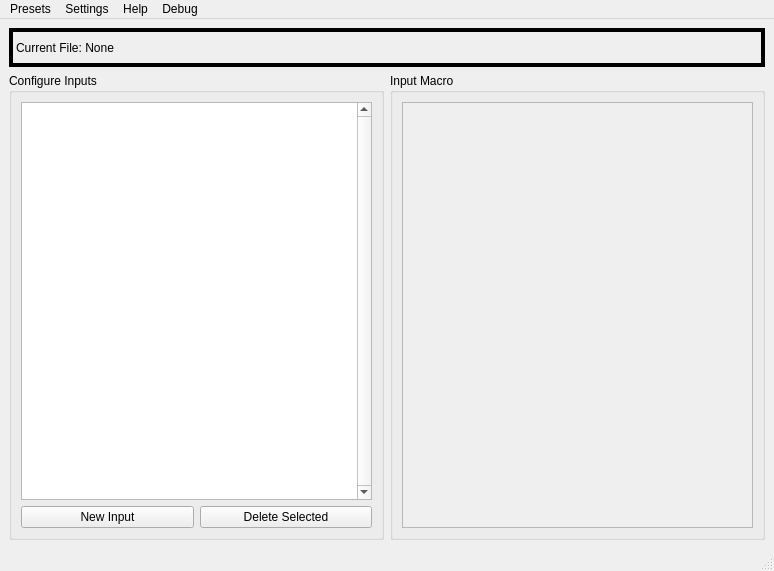
<?xml version="1.0" encoding="UTF-8"?>
<ui version="4.0">
 <class>MainWindow</class>
 <widget class="QMainWindow" name="MainWindow">
  <property name="geometry">
   <rect>
    <x>0</x>
    <y>0</y>
    <width>774</width>
    <height>571</height>
   </rect>
  </property>
  <property name="windowTitle">
   <string>MainWindow</string>
  </property>
  <widget class="QWidget" name="centralwidget">
   <property name="layoutDirection">
    <enum>Qt::LeftToRight</enum>
   </property>
   <property name="autoFillBackground">
    <bool>false</bool>
   </property>
   <layout class="QVBoxLayout" name="verticalLayout" stretch="1,12">
    <item>
     <widget class="QLabel" name="fileNameLabel">
      <property name="frameShape">
       <enum>QFrame::Panel</enum>
      </property>
      <property name="frameShadow">
       <enum>QFrame::Plain</enum>
      </property>
      <property name="lineWidth">
       <number>4</number>
      </property>
      <property name="text">
       <string>Current File: None</string>
      </property>
     </widget>
    </item>
    <item>
     <layout class="QHBoxLayout" name="horizontalLayout" stretch="1,1">
      <property name="sizeConstraint">
       <enum>QLayout::SetDefaultConstraint</enum>
      </property>
      <item>
       <widget class="QGroupBox" name="groupBox_3">
        <property name="title">
         <string>Configure Inputs</string>
        </property>
        <layout class="QVBoxLayout" name="verticalLayout_2" stretch="9,1">
         <item>
          <widget class="InputList" name="inputList">
           <property name="layoutDirection">
            <enum>Qt::LeftToRight</enum>
           </property>
           <property name="verticalScrollBarPolicy">
            <enum>Qt::ScrollBarAlwaysOn</enum>
           </property>
           <property name="itemAlignment">
            <set>Qt::AlignLeading</set>
           </property>
          </widget>
         </item>
         <item>
          <layout class="QHBoxLayout" name="horizontalLayout_3">
           <item>
            <widget class="QPushButton" name="actionNewInput">
             <property name="text">
              <string>New Input</string>
             </property>
            </widget>
           </item>
           <item>
            <widget class="QPushButton" name="actionDeleteSelectedInput">
             <property name="text">
              <string>Delete Selected</string>
             </property>
            </widget>
           </item>
          </layout>
         </item>
        </layout>
       </widget>
      </item>
      <item>
       <widget class="QGroupBox" name="groupBox">
        <property name="title">
         <string>Input Macro</string>
        </property>
        <layout class="QVBoxLayout" name="verticalLayout_3">
         <item>
          <widget class="QScrollArea" name="scrollArea_2">
           <property name="widgetResizable">
            <bool>true</bool>
           </property>
           <widget class="QWidget" name="scrollAreaWidgetContents_2">
            <property name="geometry">
             <rect>
              <x>0</x>
              <y>0</y>
              <width>345</width>
              <height>405</height>
             </rect>
            </property>
           </widget>
          </widget>
         </item>
        </layout>
       </widget>
      </item>
     </layout>
    </item>
   </layout>
  </widget>
  <widget class="QMenuBar" name="menubar">
   <property name="geometry">
    <rect>
     <x>0</x>
     <y>0</y>
     <width>774</width>
     <height>26</height>
    </rect>
   </property>
   <widget class="PresetMenu" name="menuPresets">
    <property name="title">
     <string>Presets</string>
    </property>
    <addaction name="actionCreateNewPreset"/>
    <addaction name="actionLoadPreset"/>
    <addaction name="actionSavePreset"/>
   </widget>
   <widget class="QMenu" name="menuHelp">
    <property name="title">
     <string>Help</string>
    </property>
    <addaction name="actionAbout_OpenMacro_GUI"/>
    <addaction name="actionAbout"/>
   </widget>
   <widget class="QMenu" name="menuSettings">
    <property name="title">
     <string>Settings</string>
    </property>
   </widget>
   <widget class="DebugMenu" name="menuDebug">
    <property name="title">
     <string>Debug</string>
    </property>
    <addaction name="actionTest_Serial_Write"/>
    <addaction name="actionTest_Serial_Read"/>
   </widget>
   <addaction name="menuPresets"/>
   <addaction name="menuSettings"/>
   <addaction name="menuHelp"/>
   <addaction name="menuDebug"/>
  </widget>
  <widget class="QStatusBar" name="statusbar"/>
  <action name="actionAbout_OpenMacro_GUI">
   <property name="text">
    <string>Manual</string>
   </property>
  </action>
  <action name="actionAbout">
   <property name="text">
    <string>About</string>
   </property>
  </action>
  <action name="actionLoadPreset">
   <property name="text">
    <string>Load Preset</string>
   </property>
  </action>
  <action name="actionSavePreset">
   <property name="text">
    <string>Save Preset</string>
   </property>
  </action>
  <action name="actionTest_Serial_Write">
   <property name="text">
    <string>Test Serial Write</string>
   </property>
  </action>
  <action name="actionTest_Serial_Read">
   <property name="text">
    <string>Test Serial Read</string>
   </property>
  </action>
  <action name="actionCreateNewPreset">
   <property name="text">
    <string>Create New Preset</string>
   </property>
  </action>
 </widget>
 <customwidgets>
  <customwidget>
   <class>DebugMenu</class>
   <extends>QMenu</extends>
   <header>App/debugmenu.h</header>
   <slots>
    <slot>onTestSerialWrite()</slot>
    <slot>onTestSerialRead()</slot>
   </slots>
  </customwidget>
  <customwidget>
   <class>PresetMenu</class>
   <extends>QMenu</extends>
   <header>App/presetmenu.h</header>
   <slots>
    <slot>onCreateNewPreset()</slot>
    <slot>onLoadPreset()</slot>
    <slot>onSavePreset()</slot>
   </slots>
  </customwidget>
  <customwidget>
   <class>InputList</class>
   <extends>QListWidget</extends>
   <header>App/inputlist.h</header>
   <slots>
    <slot>onNewInput()</slot>
    <slot>onDeleteSelected()</slot>
    <slot>onSelectChanged()</slot>
   </slots>
  </customwidget>
 </customwidgets>
 <resources/>
 <connections>
  <connection>
   <sender>actionNewInput</sender>
   <signal>clicked()</signal>
   <receiver>inputList</receiver>
   <slot>onNewInput()</slot>
   <hints>
    <hint type="sourcelabel">
     <x>109</x>
     <y>501</y>
    </hint>
    <hint type="destinationlabel">
     <x>197</x>
     <y>294</y>
    </hint>
   </hints>
  </connection>
  <connection>
   <sender>actionDeleteSelectedInput</sender>
   <signal>clicked()</signal>
   <receiver>inputList</receiver>
   <slot>onDeleteSelected()</slot>
   <hints>
    <hint type="sourcelabel">
     <x>286</x>
     <y>501</y>
    </hint>
    <hint type="destinationlabel">
     <x>197</x>
     <y>294</y>
    </hint>
   </hints>
  </connection>
  <connection>
   <sender>inputList</sender>
   <signal>itemSelectionChanged()</signal>
   <receiver>inputList</receiver>
   <slot>onSelectChanged()</slot>
   <hints>
    <hint type="sourcelabel">
     <x>197</x>
     <y>294</y>
    </hint>
    <hint type="destinationlabel">
     <x>197</x>
     <y>294</y>
    </hint>
   </hints>
  </connection>
 </connections>
 <slots>
  <slot>Test()</slot>
 </slots>
</ui>
